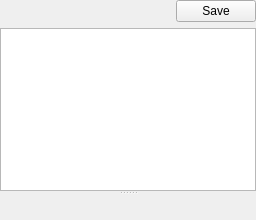
      <widget class="QWidget" name="page_IMAGE_DOS_HEADER">
       <layout class="QVBoxLayout" name="verticalLayout_3">
        <property name="leftMargin">
         <number>0</number>
        </property>
        <property name="topMargin">
         <number>0</number>
        </property>
        <property name="rightMargin">
         <number>0</number>
        </property>
        <property name="bottomMargin">
         <number>0</number>
        </property>
        <item>
         <layout class="QHBoxLayout" name="horizontalLayout_13">
          <item>
           <spacer name="horizontalSpacer_13">
            <property name="orientation">
             <enum>Qt::Horizontal</enum>
            </property>
            <property name="sizeHint" stdset="0">
             <size>
              <width>40</width>
              <height>20</height>
             </size>
            </property>
           </spacer>
          </item>
          <item>
           <widget class="QPushButton" name="pushButtonSave_IMAGE_DOS_HEADER">
            <property name="text">
             <string>Save</string>
            </property>
           </widget>
          </item>
         </layout>
        </item>
        <item>
         <widget class="QSplitter" name="splitter_3">
          <property name="orientation">
           <enum>Qt::Vertical</enum>
          </property>
          <widget class="QTableWidget" name="tableWidget_IMAGE_DOS_HEADER">
           <property name="editTriggers">
            <set>QAbstractItemView::NoEditTriggers</set>
           </property>
           <property name="selectionMode">
            <enum>QAbstractItemView::SingleSelection</enum>
           </property>
           <property name="selectionBehavior">
            <enum>QAbstractItemView::SelectRows</enum>
           </property>
           <attribute name="horizontalHeaderVisible">
            <bool>false</bool>
           </attribute>
           <attribute name="verticalHeaderVisible">
            <bool>false</bool>
           </attribute>
           <attribute name="verticalHeaderDefaultSectionSize">
            <number>24</number>
           </attribute>
          </widget>
          <widget class="ToolsWidget" name="widgetHex_IMAGE_DOS_HEADER" native="true">
           <property name="sizePolicy">
            <sizepolicy hsizetype="Preferred" vsizetype="Preferred">
             <horstretch>0</horstretch>
             <verstretch>0</verstretch>
            </sizepolicy>
           </property>
          </widget>
         </widget>
        </item>
       </layout>
      </widget>
